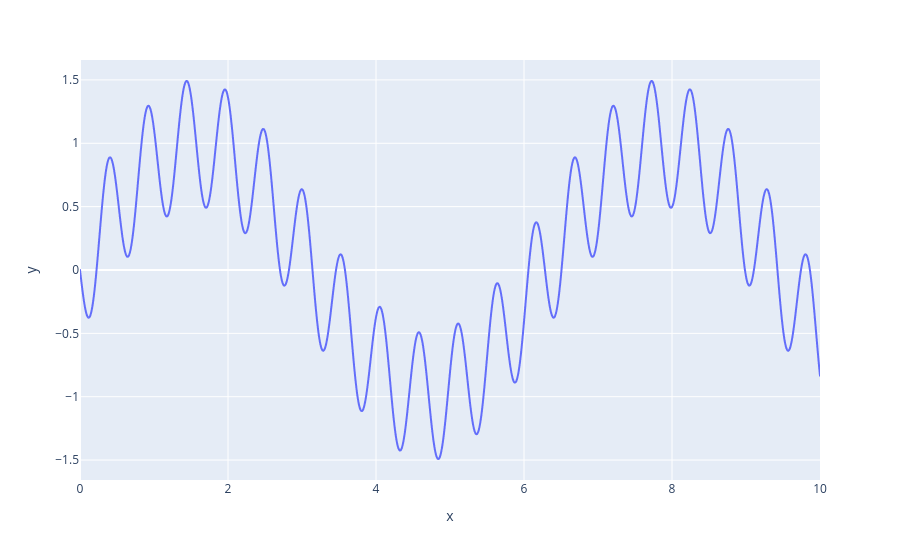

The notebook cell this image was saved under:
### Code cell
px.line(x = square_wave_x, y = square_wave_y)

### Figure 1 — Plotly figure (JSON) as saved in the notebook; plotly's stock layout.template omitted (floating-point values rounded to 4 significant figures; data arrays with more than 128 entries replaced by an {"elided": "..."} marker saying what was removed)
{"data": [{"hovertemplate": "x=%{x}<br>y=%{y}<extra></extra>", "legendgroup": "", "line": {"color": "#636efa", "dash": "solid"}, "marker": {"symbol": "circle"}, "mode": "lines", "name": "", "showlegend": false, "type": "scattergl", "x": {"elided": "10000 float values"}, "xaxis": "x", "y": {"elided": "10000 float values"}, "yaxis": "y"}], "layout": {"legend": {"tracegroupgap": 0}, "margin": {"t": 60}, "xaxis": {"anchor": "y", "domain": [0, 1], "title": {"text": "x"}}, "yaxis": {"anchor": "x", "domain": [0, 1], "title": {"text": "y"}}}}
